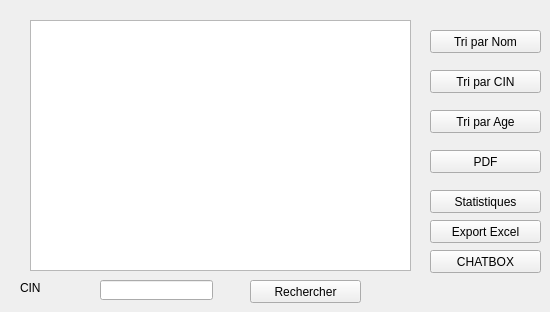
      <widget class="QWidget" name="tab_2">
       <attribute name="title">
        <string>affichge</string>
       </attribute>
       <widget class="QPushButton" name="pushButton_11">
        <property name="geometry">
         <rect>
          <x>430</x>
          <y>70</y>
          <width>111</width>
          <height>23</height>
         </rect>
        </property>
        <property name="styleSheet">
         <string notr="true"/>
        </property>
        <property name="text">
         <string>Tri par CIN</string>
        </property>
       </widget>
       <widget class="QPushButton" name="pushButton_12">
        <property name="geometry">
         <rect>
          <x>430</x>
          <y>30</y>
          <width>111</width>
          <height>23</height>
         </rect>
        </property>
        <property name="styleSheet">
         <string notr="true"/>
        </property>
        <property name="text">
         <string>Tri par Nom</string>
        </property>
       </widget>
       <widget class="QPushButton" name="pushButton_13">
        <property name="geometry">
         <rect>
          <x>430</x>
          <y>110</y>
          <width>111</width>
          <height>23</height>
         </rect>
        </property>
        <property name="styleSheet">
         <string notr="true"/>
        </property>
        <property name="text">
         <string>Tri par Age</string>
        </property>
       </widget>
       <widget class="QTableView" name="tableView">
        <property name="geometry">
         <rect>
          <x>30</x>
          <y>20</y>
          <width>381</width>
          <height>251</height>
         </rect>
        </property>
       </widget>
       <widget class="QPushButton" name="pushButton_16">
        <property name="geometry">
         <rect>
          <x>430</x>
          <y>150</y>
          <width>111</width>
          <height>23</height>
         </rect>
        </property>
        <property name="styleSheet">
         <string notr="true"/>
        </property>
        <property name="text">
         <string>PDF</string>
        </property>
       </widget>
       <widget class="QPushButton" name="pushButton_17">
        <property name="geometry">
         <rect>
          <x>250</x>
          <y>280</y>
          <width>111</width>
          <height>23</height>
         </rect>
        </property>
        <property name="styleSheet">
         <string notr="true"/>
        </property>
        <property name="text">
         <string>Rechercher</string>
        </property>
       </widget>
       <widget class="QLineEdit" name="lineEdit_7">
        <property name="geometry">
         <rect>
          <x>100</x>
          <y>280</y>
          <width>113</width>
          <height>20</height>
         </rect>
        </property>
        <property name="styleSheet">
         <string notr="true"/>
        </property>
       </widget>
       <widget class="QLabel" name="label_11">
        <property name="geometry">
         <rect>
          <x>20</x>
          <y>280</y>
          <width>61</width>
          <height>16</height>
         </rect>
        </property>
        <property name="styleSheet">
         <string notr="true"/>
        </property>
        <property name="text">
         <string>CIN</string>
        </property>
       </widget>
       <widget class="QPushButton" name="pushButton_18">
        <property name="geometry">
         <rect>
          <x>430</x>
          <y>190</y>
          <width>111</width>
          <height>23</height>
         </rect>
        </property>
        <property name="styleSheet">
         <string notr="true"/>
        </property>
        <property name="text">
         <string>Statistiques</string>
        </property>
       </widget>
       <widget class="QPushButton" name="pushButton_19">
        <property name="geometry">
         <rect>
          <x>430</x>
          <y>220</y>
          <width>111</width>
          <height>23</height>
         </rect>
        </property>
        <property name="styleSheet">
         <string notr="true"/>
        </property>
        <property name="text">
         <string>Export Excel</string>
        </property>
       </widget>
       <widget class="QPushButton" name="pushButton_20">
        <property name="geometry">
         <rect>
          <x>430</x>
          <y>250</y>
          <width>111</width>
          <height>23</height>
         </rect>
        </property>
        <property name="styleSheet">
         <string notr="true"/>
        </property>
        <property name="text">
         <string>CHATBOX</string>
        </property>
       </widget>
      </widget>
